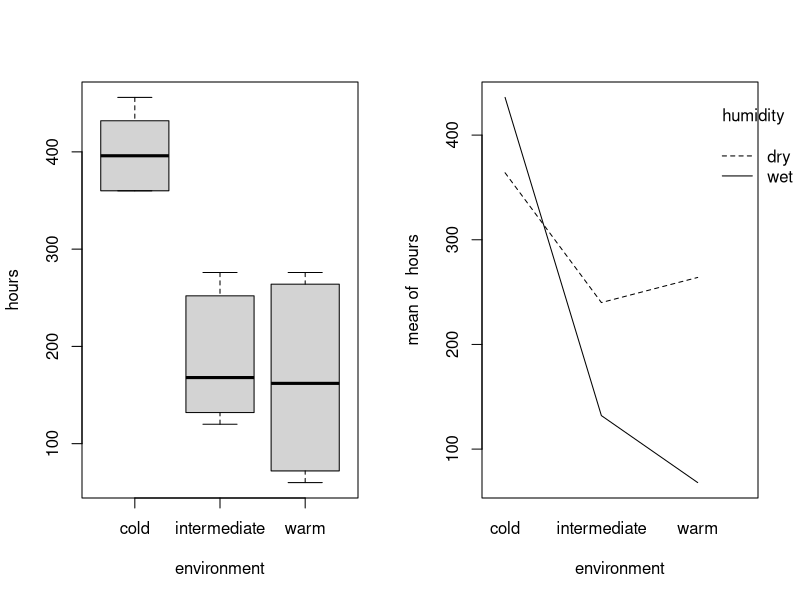
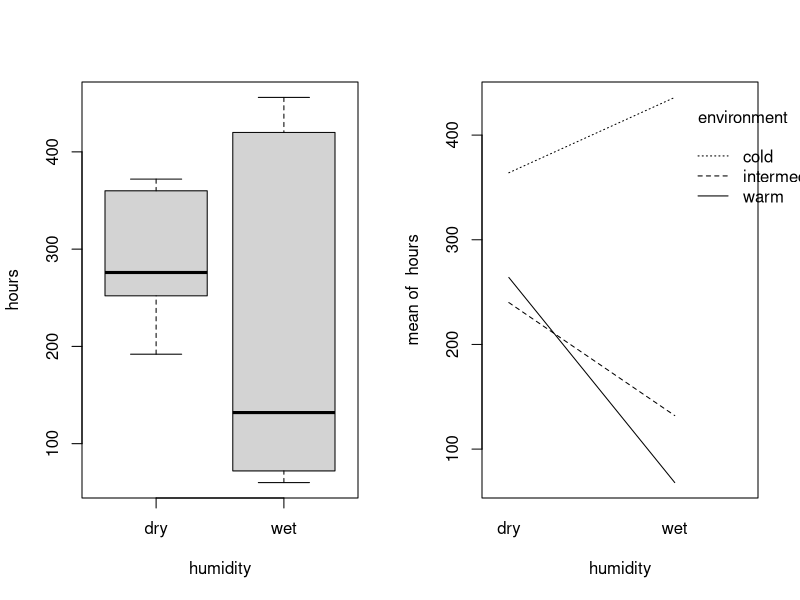
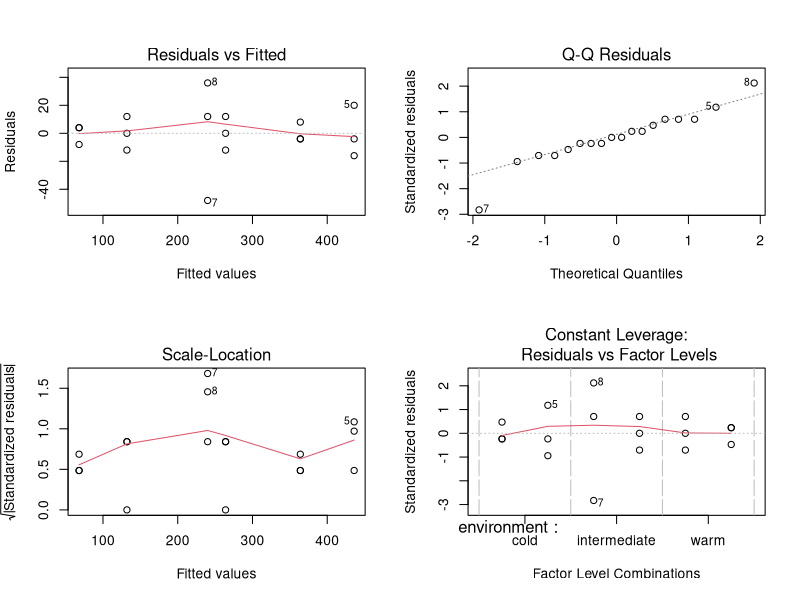
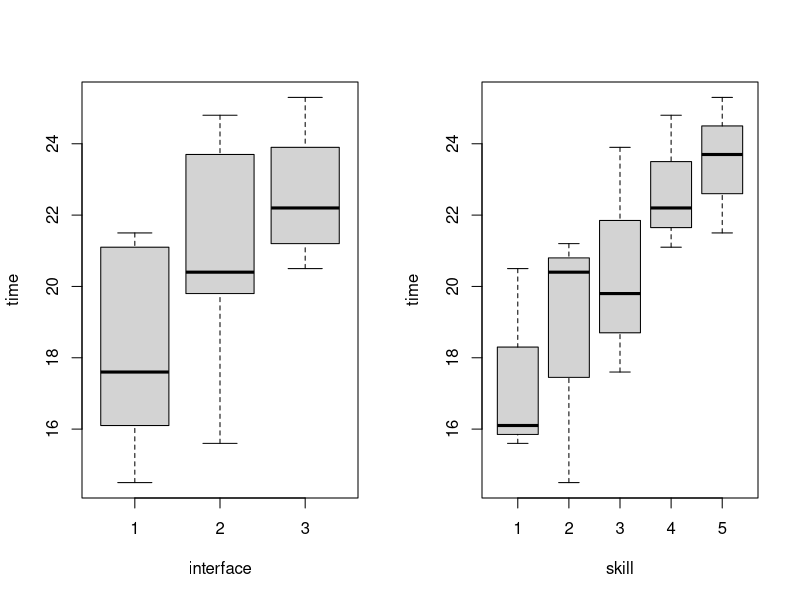
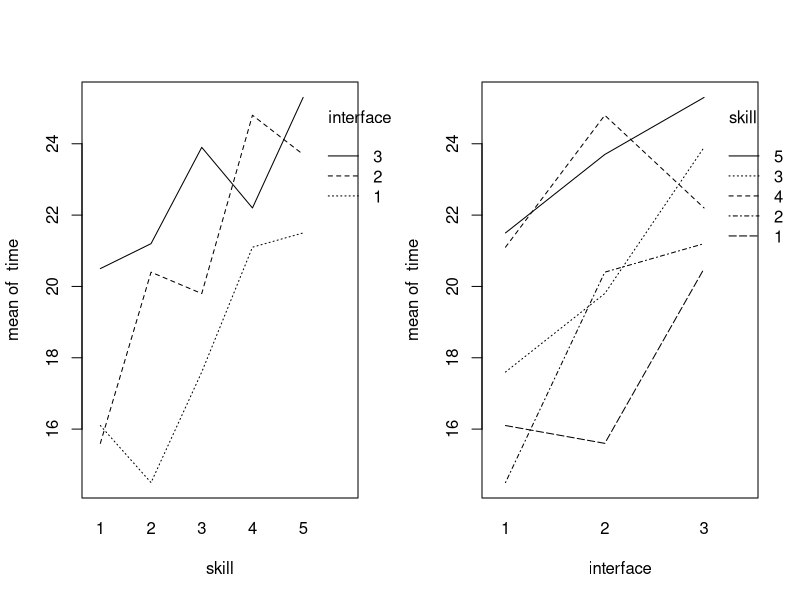
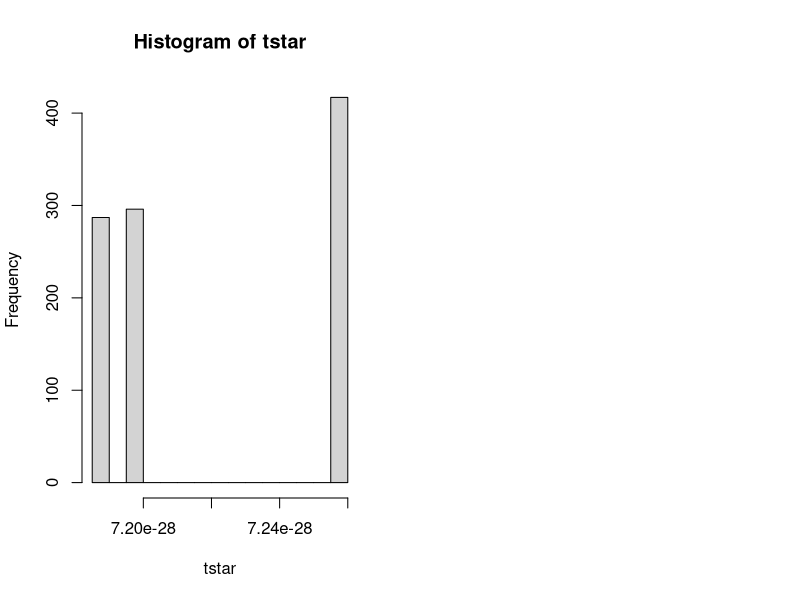
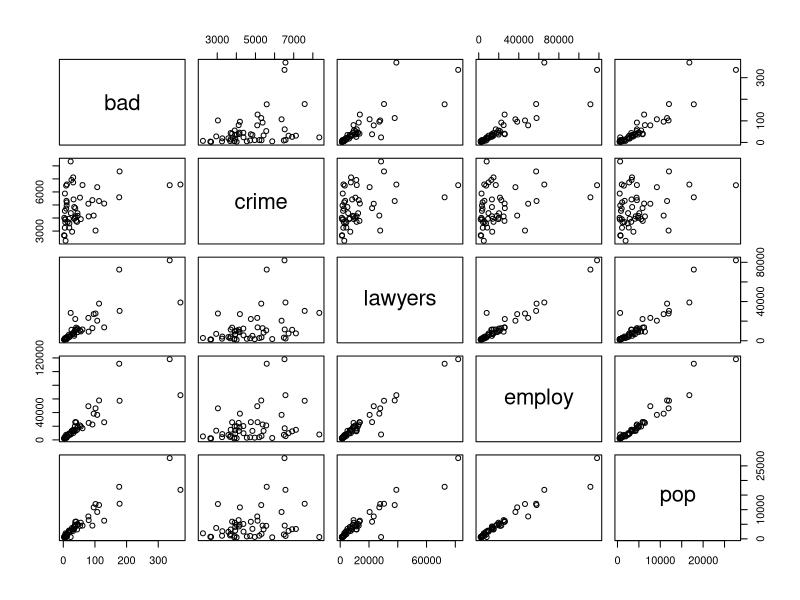
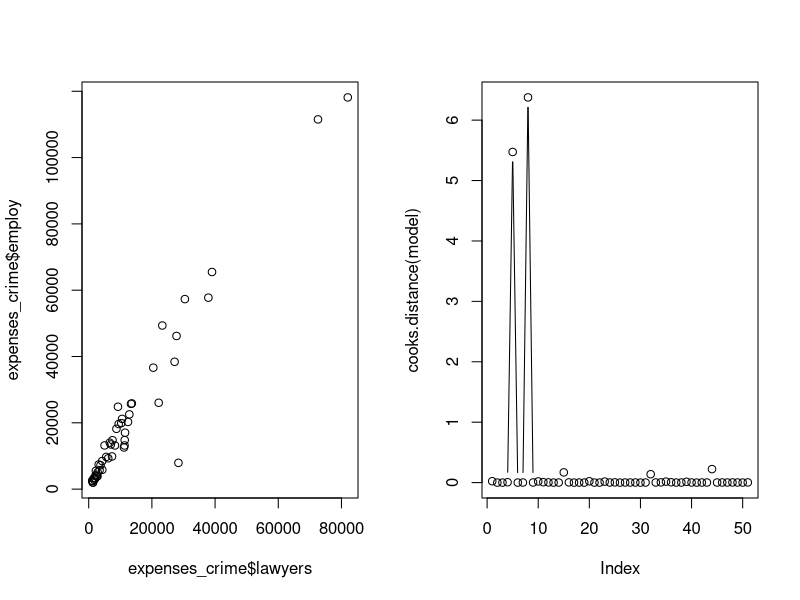

Source code (R) for these figures, in order:
## ---- chunk 1
knitr::opts_chunk$set(fig.height = 2.5)
options(show.signif.stars=FALSE)
## ---- chunk 2
bread = read.table(file = 'data/bread.txt', header = TRUE)
## ---- chunk 3
# The randomization process for 18 slices
# Take hours column from the data
hrs = as.vector(as.matrix(bread$hours))
# Create environment column
env = rep(c('cold', 'intermediate', 'warm'), each = 6)
# Create humidity column
humi = rep(c('dry', 'wet'), each = 3)
# Converting to data frame
head(data.frame(cbind(hrs, env, humi)))
## ---- chunk 4
# Divide into two columns
par(mfrow=c(1, 2))
attach(bread)
# Boxplot vs interaction plot in hours~environment
boxplot(hours~environment, data = bread)
interaction.plot(environment, humidity, hours, fixed = TRUE)
# Boxplot vs interaction plot in hours~humidity
boxplot(hours~humidity, data = bread)
interaction.plot(humidity, environment, hours, fixed = TRUE)
## ---- chunk 5
# Creating linear model and ANOVA test
breadaov = lm(hours~environment*humidity, data = bread); anova(breadaov)
p_interaction = anova(breadaov)$Pr[3]
## ---- chunk 6
summary(breadaov)[4]
## ---- chunk 7
par(mfrow=c(2, 2))
# Plot the linear fitted model graphs
plot(breadaov)
## ---- chunk 8
search_data <- read.table("data/search.txt", header=TRUE)
## ---- chunk 9
# N <- as.vector(as.matrix(search_data$time))
# I <- as.vector(as.matrix(search_data$skill))
# B <- as.vector(as.matrix(search_data$interface))
# for (i in 1:B) print(sample(1:(N*I)))
xtabs(time~interface+skill,data=search_data)
## ---- chunk 10
# interaction.plot(search_data$interface, search_data$skill, search_data$time)
# boxplot(search_data$interface, search_data$skill, search_data$time)
attach(search_data)
par(mfrow=c(1,2))
boxplot(time~interface)
boxplot(time~skill)

par(mfrow=c(1,2))
interaction.plot(skill,interface,time)
interaction.plot(interface,skill,time)
## ---- chunk 11
aovsearch=lm(time~interface+skill)
anova(aovsearch)
summary(aovsearch)
## ---- chunk 12
friedman.test(time,interface,skill)
## ---- chunk 13
nauseatable = read.table(file = 'nauseatable.txt', header = TRUE)
## ---- chunk 14
table_to_vector = unlist(nauseatable,  use.names = FALSE)
# Create nausea column, possible values 0 (No Nausea), 1(Nausea)
nausea = rep(c('0', '1'), each = 3, times = c(table_to_vector))
med = c('Chlorpromazine','Pentobarbital(100mg)','Pentobarbital(150mg)')
# Create mdecine column, contains name of all the medicines
medicine = rep(c(med,med), each = 1, times = c(table_to_vector))
df = data.frame(cbind(nausea, medicine))
xtabs(~medicine+nausea)
## ---- chunk 15
#options(scipen = 999)
nausea_yes <- df[df$nausea == "1",]

meds = factor(nausea_yes$medicine)
mystat=function(x) sum(residuals(x)^2)
B=1000
tstar=numeric(B)
for (i in 1:B) {
  treatstar=sample(meds)
  tstar[i]=mystat(lm(as.numeric(as.character(nausea_yes$nausea))~treatstar))
}
myt=mystat(lm(as.numeric(as.character(nausea_yes$nausea))~treatstar))
myt
hist(tstar)
pl=sum(tstar<myt)/B
pr=sum(tstar>myt)/B
pl
2*pl

chisq.test(xtabs(~medicine+nausea))[[1]]
## ---- chunk 16
expenses_crime = read.table(file = 'expensescrime.txt', header = TRUE)
## ---- chunk 17
# Step Up method
summary(lm( expend~bad ,data = expenses_crime))
summary(lm( expend~crime ,data = expenses_crime))
summary(lm( expend~lawyers ,data = expenses_crime))
summary(lm( expend~employ ,data = expenses_crime))
summary(lm( expend~pop ,data = expenses_crime))
## ---- chunk 18
summary(lm( expend~employ+bad ,data = expenses_crime))
summary(lm( expend~employ+crime ,data = expenses_crime))
summary(lm( expend~employ+lawyers ,data = expenses_crime))
summary(lm( expend~employ+pop ,data = expenses_crime))
## ---- chunk 19
summary(lm( expend~employ+lawyers+bad ,data = expenses_crime))
summary(lm( expend~employ+lawyers+crime ,data = expenses_crime))
summary(lm( expend~employ+lawyers+pop ,data = expenses_crime))
## ---- chunk 20
#Final model for the step up approach
summary(lm( expend~employ+lawyers ,data = expenses_crime))
## ---- chunk 21
summary(lm( expend~bad+crime+lawyers+employ+pop ,data = expenses_crime))
## ---- chunk 22
summary(lm( expend~crime+lawyers+employ+pop ,data = expenses_crime))

## ---- chunk 23
#Final model using Step down method
summary(lm( expend~lawyers+employ ,data = expenses_crime))

## ---- chunk 24
plot(expenses_crime[,c(3:7)])
## ---- chunk 25
plot(expenses_crime$lawyers, expenses_crime$employ)

## ---- chunk 26
model = lm( expend~lawyers+employ ,data = expenses_crime)
round(cooks.distance(model),2)
plot(cooks.distance(model),type="b")
## ---- chunk 27
cor(expenses_crime[,c(3:7)])
plot(expenses_crime$pop, expenses_crime$employ)
## ---- chunk 28
install.packages("car")
library(car)

model1 = lm( expend~lawyers+employ+pop ,data = expenses_crime)
vif(model)
vif(model1)
## ---- chunk 29
lw_model = lm( expend~lawyers ,data = expenses_crime)
plot(residuals(lw_model),expenses_crime$lawyers)

em_model = lm( expend~employ ,data = expenses_crime)
plot(residuals(em_model),expenses_crime$employ)
## ---- chunk 30
qqnorm(residuals(model))
